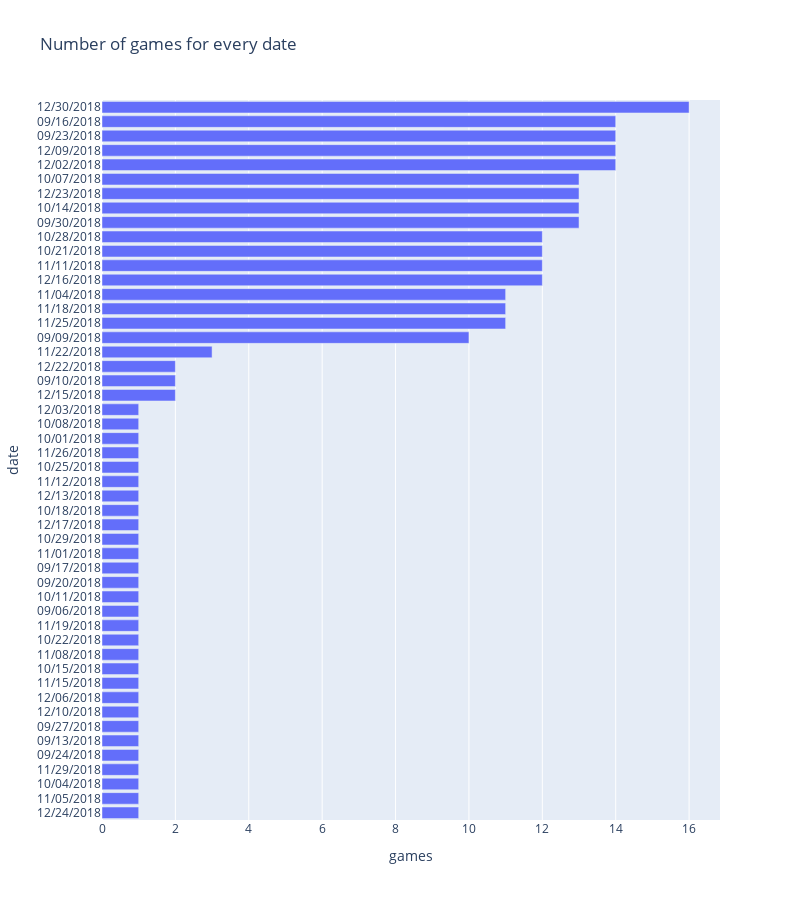

The cell this chart's notebook holds for it:
### Markdown cell above
Game data

    gameId: Game identifier, unique (numeric)

    gameDate: Game Date (time, mm/dd/yyyy)

    gameTimeEastern: Start time of game (time, HH:MM:SS, EST)

    homeTeamAbbr: Home team three-letter code (text)

    visitorTeamAbbr: Visiting team three-letter code (text)

    week: Week of game (numeric)

### Code cell
gd = games['gameDate'].value_counts().reset_index()
gd.columns = ['date', 'games']
gd = gd.sort_values('games')

fig = px.bar(
    gd, 
    y='date', 
    x="games", 
    orientation='h', 
    title='Number of games for every date', 
    height=900, 
    width=800
)

fig.show()

### Figure 1 — Plotly figure (JSON) as saved in the notebook; plotly's stock layout.template omitted (floating-point values rounded to 4 significant figures)
{"data": [{"alignmentgroup": "True", "hovertemplate": "games=%{x}<br>date=%{y}<extra></extra>", "legendgroup": "", "marker": {"color": "#636efa"}, "name": "", "offsetgroup": "", "orientation": "h", "showlegend": false, "textposition": "auto", "type": "bar", "x": [1, 1, 1, 1, 1, 1, 1, 1, 1, 1, 1, 1, 1, 1, 1, 1, 1, 1, 1, 1, 1, 1, 1, 1, 1, 1, 1, 1, 1, 2, 2, 2, 3, 10, 11, 11, 11, 12, 12, 12, 12, 13, 13, 13, 13, 14, 14, 14, 14, 16], "xaxis": "x", "y": ["12/24/2018", "11/05/2018", "10/04/2018", "11/29/2018", "09/24/2018", "09/13/2018", "09/27/2018", "12/10/2018", "12/06/2018", "11/15/2018", "10/15/2018", "11/08/2018", "10/22/2018", "11/19/2018", "09/06/2018", "10/11/2018", "09/20/2018", "09/17/2018", "11/01/2018", "10/29/2018", "12/17/2018", "10/18/2018", "12/13/2018", "11/12/2018", "10/25/2018", "11/26/2018", "10/01/2018", "10/08/2018", "12/03/2018", "12/15/2018", "09/10/2018", "12/22/2018", "11/22/2018", "09/09/2018", "11/25/2018", "11/18/2018", "11/04/2018", "12/16/2018", "11/11/2018", "10/21/2018", "10/28/2018", "09/30/2018", "10/14/2018", "12/23/2018", "10/07/2018", "12/02/2018", "12/09/2018", "09/23/2018", "09/16/2018", "12/30/2018"], "yaxis": "y"}], "layout": {"barmode": "relative", "height": 900, "legend": {"tracegroupgap": 0}, "title": {"text": "Number of games for every date"}, "width": 800, "xaxis": {"anchor": "y", "domain": [0, 1], "title": {"text": "games"}}, "yaxis": {"anchor": "x", "domain": [0, 1], "title": {"text": "date"}}}}
